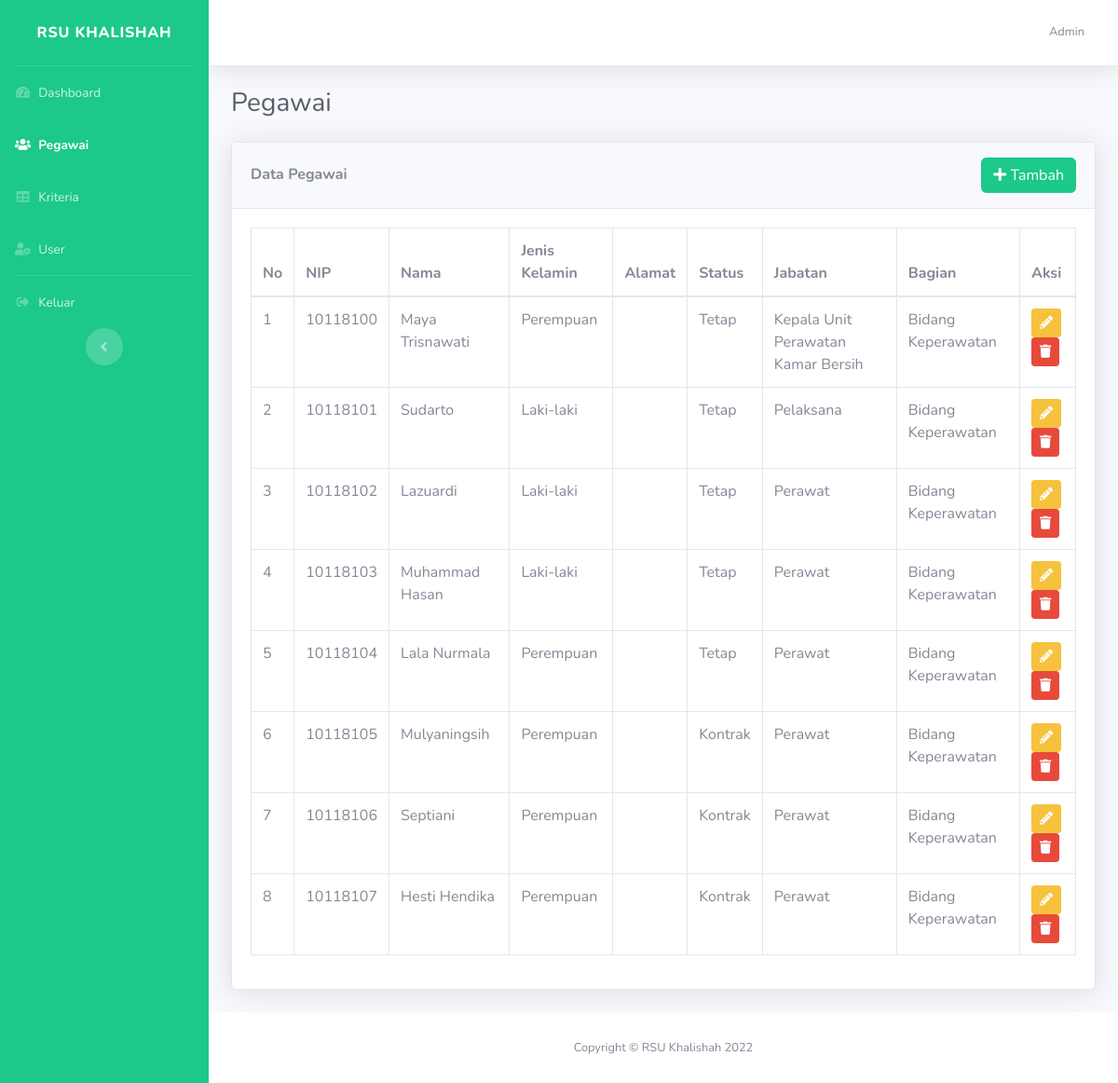
/dashboard/index.php?halaman=pegawai (signed in), run on an earlier commit of the app's database.
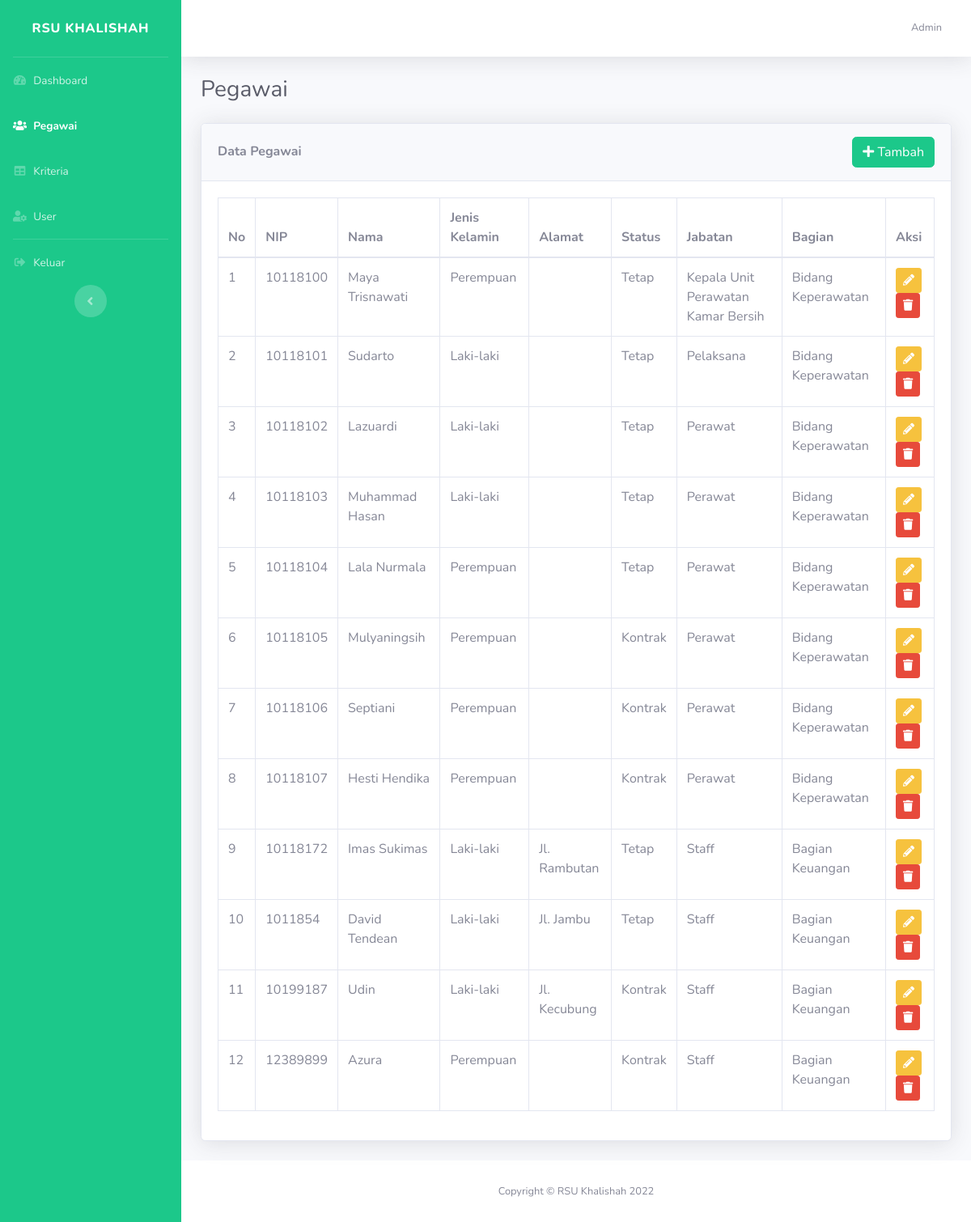
And on a later commit of the database.
### tables this page shows
CREATE TABLE `user` (
  `id` int(11) NOT NULL,
  `nama` varchar(50) NOT NULL,
  `username` varchar(12) NOT NULL,
  `password` varchar(255) NOT NULL,
  `role` varchar(25) NOT NULL,
  `id_bagian` int(11) DEFAULT NULL
);

CREATE TABLE `pegawai` (
  `nip` varchar(16) NOT NULL,
  `nama_pegawai` varchar(50) NOT NULL,
  `jenis_kelamin` varchar(12) NOT NULL,
  `alamat` text NOT NULL,
  `status` varchar(25) NOT NULL,
  `jabatan` varchar(50) NOT NULL,
  `id_bagian` int(11) NOT NULL
);

CREATE TABLE `bagian` (
  `id_bagian` int(11) NOT NULL,
  `nama_bagian` varchar(50) NOT NULL
);

### dashboard/pegawai.php (the view)
<h1 class="h3 mb-4 text-gray-800">Pegawai</h1>
<div class="card shadow mb-4">
    <div class="card-header py-3 d-flex align-items-center justify-content-between">
        <h6 class="m-0 font-weight-bold">Data Pegawai</h6>
        <?php
        if ($user['role'] == 'admin') {
        ?>
            <a href="index.php?halaman=tambah-pegawai" class="btn btn-success">
                <i class="fas fa-plus"></i> Tambah
            </a>
        <?php
        }
        ?>
    </div>
    <div class="card-body">
        <div class="table-responsive">
            <table class="table table-bordered" id="dataTable" width="100%" cellspacing="0">
                <thead>
                    <tr>
                        <th>No</th>
                        <th>NIP</th>
                        <th>Nama</th>
                        <th>Jenis Kelamin</th>
                        <th>Alamat</th>
                        <th>Status</th>
                        <th>Jabatan</th>
                        <th>Bagian</th>
                        <th width="60px">Aksi</th>
                    </tr>
                </thead>
                <tbody>
                    <?php
                    $no = 1;
                    $string = $user['role'] == 'admin' ? "SELECT*FROM pegawai JOIN bagian ON pegawai.id_bagian = bagian.id_bagian" : "SELECT*FROM pegawai JOIN bagian ON pegawai.id_bagian = bagian.id_bagian WHERE pegawai.id_bagian='$user[id_bagian]'";
                    $query = mysqli_query($koneksi, $string);
                    while ($data = mysqli_fetch_assoc($query)) {
                    ?>
                        <tr>
                            <td><?= $no++ ?></td>
                            <td><?= $data['nip'] ?></td>
                            <td><?= $data['nama_pegawai'] ?></td>
                            <td><?= $data['jenis_kelamin'] ?></td>
                            <td><?= $data['alamat'] ?></td>
                            <td><?= $data['status'] ?></td>
                            <td><?= $data['jabatan'] ?></td>
                            <td><?= $data['nama_bagian'] ?></td>
                            <td>
                                <?php
                                if ($user['role'] == 'admin') {
                                ?>
                                    <a href="index.php?halaman=ubah-pegawai&nip=<?= $data['nip'] ?>">
                                        <button class="btn btn-warning btn-sm"><i class="fa fa-pencil-alt"></i></button>
                                    </a>
                                    <a href="./proses/proses_pegawai.php?aksi=hapus&nip=<?= $data['nip'] ?>">
                                        <button class="btn btn-danger btn-sm"><i class="fa fa-trash"></i></button>
                                    </a>
                                <?php
                                }
                                ?>
                            </td>
                        </tr>
                    <?php
                    }
                    ?>
                </tbody>
            </table>
        </div>
    </div>
</div>

### dashboard/index.php (shortened to what this page needs)
<!DOCTYPE html>
<html lang="en">
<?php
include '../koneksi.php';
$halaman = isset($_GET['halaman']) ? $_GET['halaman'] : '';
$query = $_SESSION['login_type'] == 'user' ? mysqli_query($koneksi, "SELECT*FROM user where username='$_SESSION[username]'") : mysqli_query($koneksi, "SELECT*FROM pegawai where nip='$_SESSION[nip]'");
$user = mysqli_fetch_assoc($query);
?>
<head>
    <link href="../assets/vendor/fontawesome-free/css/all.min.css" rel="stylesheet" type="text/css">
    <link href="../assets/css/sb-admin-2.min.css" rel="stylesheet">
    <link href="https://cdnjs.cloudflare.com/ajax/libs/toastr.js/2.0.1/css/toastr.css" rel="stylesheet" />
    <link rel="stylesheet" href="https://cdn.datatables.net/1.12.1/css/dataTables.bootstrap5.min.css">
    <link rel="stylesheet" href="https://cdn.datatables.net/buttons/2.2.3/css/buttons.dataTables.min.css">
</head>
<body id="page-top">
    <div id="wrapper">
        <ul class="navbar-nav bg-success sidebar sidebar-dark accordion" id="accordionSidebar">
            <a class="sidebar-brand d-flex align-items-center justify-content-center" href="index.html">
                <div class="sidebar-brand-text mx-3">
                    RSU Khalishah
                </div>
            </a>
            <hr class="sidebar-divider my-0">
            <li class="nav-item <?= $halaman == '' ? 'active' : '' ?>">
                <a class="nav-link" href="index.php">
                    <i class="fas fa-fw fa-tachometer-alt"></i>
                    <span>Dashboard</span>
                </a>
            </li>
            <?php
            if ($_SESSION['login_type'] == 'user') {
            ?>
                <li class="nav-item <?= $halaman == 'pegawai' || $halaman == 'tambah-pegawai' || $halaman == 'ubah-pegawai' ? 'active' : '' ?>">
                    <a class="nav-link" href="index.php?halaman=pegawai">
                        <i class="fas fa-fw fa-users"></i>
                        <span>Pegawai</span>
                    </a>
                </li>
            <?php
            }
            ?>
            <?php
            if ($user['role'] == 'admin' or $user['id_bagian'] == 5) {
            ?>
                <li class="nav-item <?= $halaman == 'kriteria' || $halaman == 'tambah-kriteria' || $halaman == 'ubah-kriteria' ? 'active' : '' ?>">
                    <a class="nav-link" href="index.php?halaman=kriteria">
                        <i class="fas fa-fw fa-table"></i>
                        <span>Kriteria</span>
                    </a>
                </li>
                <li class="nav-item <?= $halaman == 'user' || $halaman == 'tambah-user' || $halaman == 'ubah-user' ? 'active' : '' ?>">
                    <a class="nav-link" href="index.php?halaman=user">
                        <i class="fas fa-fw fa-user-cog"></i>
                        <span>User</span>
                    </a>
                </li>
            <?php } ?>
            <hr class="sidebar-divider my-0">
            <li class="nav-item">
                <a href="../proses_autentikasi.php?aksi=logout" class="nav-link">
                    <i class="fas fa-fw fa-sign-out-alt"></i>
                    <span>Keluar</span>
                </a>
            </li>
            <div class="text-center d-none d-md-inline">
                <button class="rounded-circle border-0" id="sidebarToggle"></button>
            </div>
        </ul>
        <div id="content-wrapper" class="d-flex flex-column">
            <div id="content">
                <nav class="navbar navbar-expand navbar-light bg-white topbar mb-4 static-top shadow">
                    <ul class="navbar-nav ml-auto">
                        <li class="nav-item dropdown no-arrow">
                            <a class="nav-link dropdown-toggle" href="#" id="userDropdown" role="button" data-toggle="dropdown" aria-haspopup="true" aria-expanded="false">
                                <span class="mr-2 d-none d-lg-inline text-gray-600 small"><?= $_SESSION['login_type'] == 'user' ?  $user['nama']  : $user['nama_pegawai'] ?></span>
                            </a>
                        </li>
                    </ul>
                </nav>
                <div class="container-fluid">
                    <?php
                    if ($halaman == '') {
                        include './home.php';
                    } else if ($halaman == 'pegawai') {
                        include './pegawai.php';
                    } else if ($halaman == 'tambah-pegawai') {
                        include './tambah_pegawai.php';
                    } else if ($halaman == 'ubah-pegawai') {
                        include './ubah_pegawai.php';
                    } else if ($halaman == 'user') {
                        include './user.php';
                    } else if ($halaman == 'tambah-user') {
                        include './tambah_user.php';
                    } else if ($halaman == 'ubah-user') {
                        include './ubah_user.php';
                    } else if ($halaman == 'kriteria') {
                        include './kriteria.php';
                    } else if ($halaman == 'tambah-kriteria') {
                        include './tambah_kriteria.php';
                    } else if ($halaman == 'ubah-kriteria') {
                        include './ubah_kriteria.php';
                    } else if ($halaman == 'penilaian-pegawai') {
                        include './penilaian_pegawai.php';
                    } else if ($halaman == 'tambah-penilaian-pegawai') {
                        include './tambah_penilaian_pegawai.php';
                    } else if ($halaman == 'ubah-penilaian-pegawai') {
                        include './ubah_penilaian_pegawai.php';
                    } else if ($halaman == 'detail-penilaian-pegawai') {
                        include './detail_penilaian_pegawai.php';
                    } else if ($halaman == 'hasil-penilaian-pegawai') {
                        include './hasil_penilaian_pegawai2.php';
                    } else if ($halaman == 'keputusan-pegawai') {
                        include './keputusan_pegawai.php';
                    } else if ($halaman == 'hasil-keputusan-pegawai') {
                        include './hasil_keputusan_pegawai.php';
                    }
                    ?>
                </div>
            </div>
            <footer class="sticky-footer bg-white">
                <div class="container my-auto">
                    <div class="copyright text-center my-auto">
                        <span>Copyright &copy; RSU Khalishah 2022</span>
                    </div>
                </div>
            </footer>
        </div>
    </div>
</body>
</html>

What changed in the data, as far as the page shows it:
added pegawai: nip "10118172", nama_pegawai "Imas Sukimas", jenis_kelamin "Laki-laki", alamat "Jl. Rambutan", status "Tetap", jabatan "Staff", id_bagian.nama_bagian "Bagian Keuangan"
added pegawai: nip "1011854", nama_pegawai "David Tendean", jenis_kelamin "Laki-laki", alamat "Jl. Jambu", status "Tetap", jabatan "Staff", id_bagian.nama_bagian "Bagian Keuangan"
added pegawai: nip "10199187", nama_pegawai "Udin", jenis_kelamin "Laki-laki", alamat "Jl. Kecubung", status "Kontrak", jabatan "Staff", id_bagian.nama_bagian "Bagian Keuangan"
added pegawai: nip "12389899", nama_pegawai "Azura", jenis_kelamin "Perempuan", status "Kontrak", jabatan "Staff", id_bagian.nama_bagian "Bagian Keuangan"
